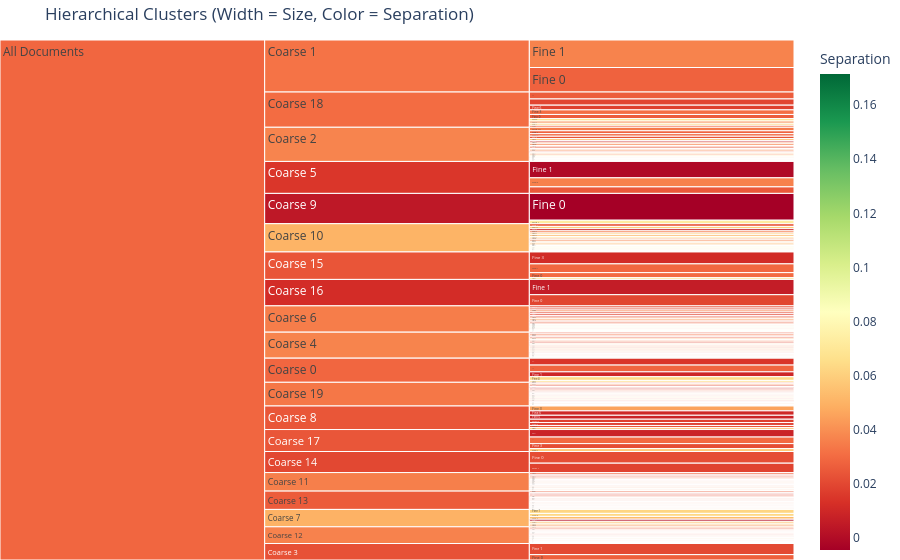

Notebook source saved alongside this figure:
### Code cell
CHOSEN_COARSE_K = 20  
fine_options = [2, 3, 4, 5, 6, 7, 8, 9, 10, 12, 15, 18, 20, 22, 25]

# Run the full hierarchy
results = build_dynamic_hierarchy(
    doc_emb=doc_emb, 
    chosen_coarse_k=CHOSEN_COARSE_K, 
    fine_k_options=fine_options
)

# View the new Dendrogram-style Icicle Tree
tree_fig = plot_hierarchy_tree(results["metrics_df"])
tree_fig.show()

### Figure 1 — Plotly figure (JSON) as saved in the notebook; plotly's stock layout.template omitted (floating-point values rounded to 4 significant figures; data arrays with more than 128 entries replaced by an {"elided": "..."} marker saying what was removed)
{"data": [{"branchvalues": "total", "customdata": {"elided": "249x1 float values"}, "domain": {"x": [0, 1], "y": [0, 1]}, "hovertemplate": "labels=%{label}<br>Size=%{value}<br>parent=%{parent}<br>id=%{id}<br>Separation=%{color}<extra></extra>", "ids": {"elided": "249 str values"}, "labels": {"elided": "249 str values"}, "marker": {"coloraxis": "coloraxis", "colors": {"elided": "249 float values"}}, "name": "", "parents": {"elided": "249 str values"}, "type": "icicle", "values": {"elided": "249 float values"}}], "layout": {"coloraxis": {"autocolorscale": false, "colorbar": {"title": {"text": "Separation"}}, "colorscale": [[0, "rgb(165,0,38)"], [0.1, "rgb(215,48,39)"], [0.2, "rgb(244,109,67)"], [0.3, "rgb(253,174,97)"], [0.4, "rgb(254,224,139)"], [0.5, "rgb(255,255,191)"], [0.6, "rgb(217,239,139)"], [0.7, "rgb(166,217,106)"], [0.8, "rgb(102,189,99)"], [0.9, "rgb(26,152,80)"], [1, "rgb(0,104,55)"]]}, "legend": {"tracegroupgap": 0}, "margin": {"b": 0, "l": 0, "r": 0, "t": 40}, "title": {"text": "Hierarchical Clusters (Width = Size, Color = Separation)"}}}
